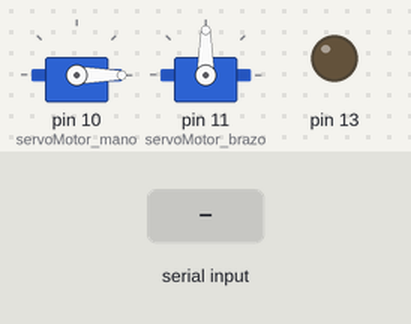
The sketch below on a simulated Arduino Uno, built with avr-gcc and run on an emulated ATmega328P. Shown: 2 × servo, output pins drawn as LEDs (lit = HIGH). Inputs (shaded band) come from the test bench. What the sketch prints to the serial monitor is not drawn.

Above: at 1.2 s.
1.3 s: "10\n" received over Serial
At 1.8 s:
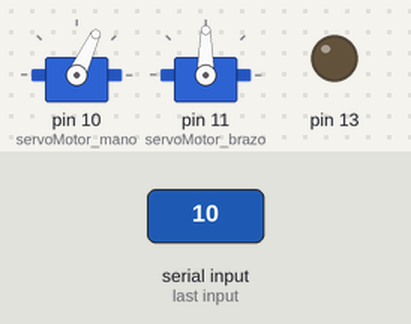
2.8 s: "11\n" received over Serial
At 4.0 s:
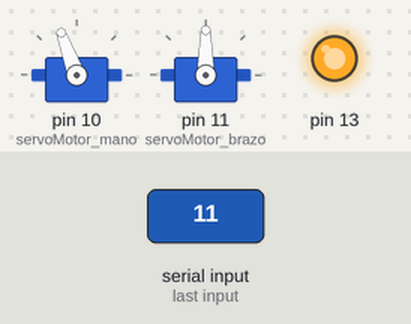
4.3 s: "12\n" received over Serial
At 5.2 s:
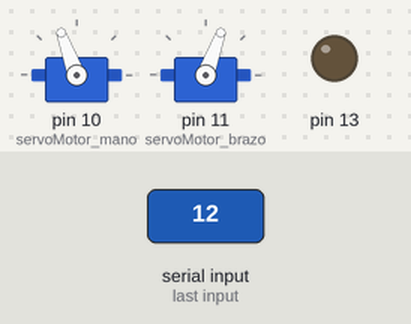
5.8 s: "13\n" received over Serial
At 6.4 s:
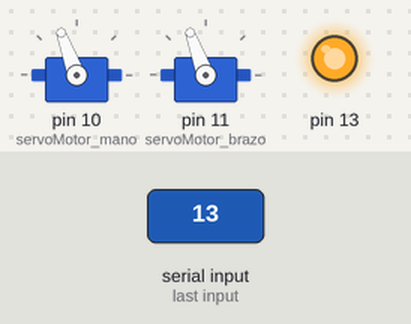
7.3 s: "10\n" received over Serial
At 8.5 s:
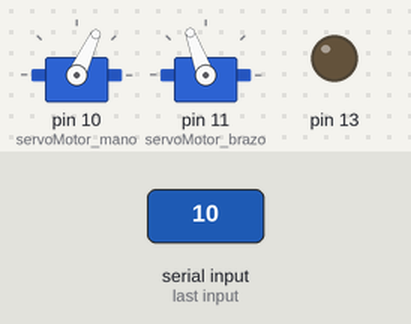
8.8 s: "12\n" received over Serial
At 9.9 s:
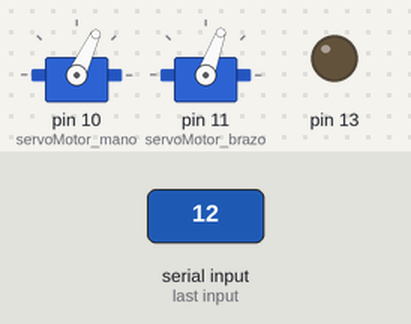
Timing chart, 0 to 11.3 s (numbered marks = the images above; inputs shaded):
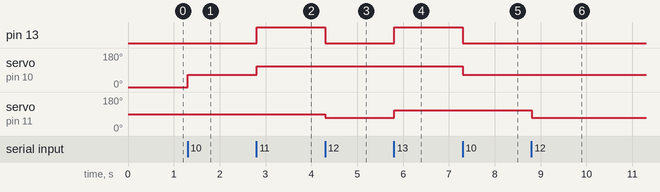

The sketch:

arduino_robot_hand_Serial.ino
```cpp
#include <Servo.h>
unsigned long lastTime,sampleTime; // Tiempo muestreo

String inputString = "";  // Almacenar la cadena recibida
bool stringComplete = false;// Indicar que ha recibido una cadena
const char separator = ','; // Separador (,)
const int dataLength = 2; // Cantidad de datos que vamos recibir
double data[dataLength]; // Vector que va almacenar los datos recibidos


Servo servoMotor_mano,servoMotor_brazo;
void setup() {

  Serial.begin(9600); // Configurar los baudios

  sampleTime = 100; // Tiempo de muestreo 100ms
  lastTime = millis(); // Tiempo transcurrido
  pinMode(13, OUTPUT);

  servoMotor_mano.attach(10);
  servoMotor_mano.write(0);

  servoMotor_brazo.attach(11);
  servoMotor_brazo.write(90);

}

  // Para el sentido negativo
  void close(){
    for (int i = 115; i >110; i--)
    {
      // Desplazamos al ángulo correspondiente
      servoMotor_mano.write(i);
      // Hacemos una pausa de 25ms
      delay(25);
    }
  }

//65 totalmente abierto

 void open(){
    for (int i = 110; i >65; i--)
    {
      // Desplazamos al ángulo correspondiente
      servoMotor_mano.write(i);
      // Hacemos una pausa de 25ms
      delay(25);
    }
  }


void loop() {


  if (stringComplete)
  {
    for (int i = 0; i < dataLength ; i++)
    {
      int index = inputString.indexOf(separator);
      data[i] = inputString.substring(0, index).toFloat();
      inputString = inputString.substring(index + 1);
    }
    inputString = "";
    stringComplete = false;

  }
     if (data[0] == 10) {
        digitalWrite(13, LOW);
        servoMotor_mano.write(65);
        //servoMotor_brazo.write(90);
     }else if(data[0] == 11){
        digitalWrite(13, HIGH);
        servoMotor_mano.write(110);
     }else if  (data[0] == 12){
        digitalWrite(13, LOW);
        servoMotor_brazo.write(70);
     }else if  (data[0] == 13){
        digitalWrite(13, HIGH);
        servoMotor_brazo.write(110);
     }
     data[0]=0;


 if (millis()-lastTime >= sampleTime)
 {
  lastTime=millis();
  Serial.println(data[0],3);
 }

}

void serialEvent() {
  while (Serial.available()) {
    char inChar = (char)Serial.read();
    inputString += inChar;
    if (inChar == '\n') {
      stringComplete = true;
    }
  }
}
```

Measured:
- after the input at 1.3 s, servo on pin 10 (servoMotor_mano): 0° → 65° at once
- after the input at 2.8 s, pin 13: LOW → HIGH at once; servo on pin 10 (servoMotor_mano): 65° → 110° at once
- after the input at 4.3 s, pin 13: HIGH → LOW at once; servo on pin 11 (servoMotor_brazo): 90° → 70° at once
- after the input at 5.8 s, pin 13: LOW → HIGH at once; servo on pin 11 (servoMotor_brazo): 70° → 110° at once
- after the input at 7.3 s, pin 13: HIGH → LOW at once; servo on pin 10 (servoMotor_mano): 110° → 65° at once
- after the input at 8.8 s, servo on pin 11 (servoMotor_brazo): 110° → 70° at once
